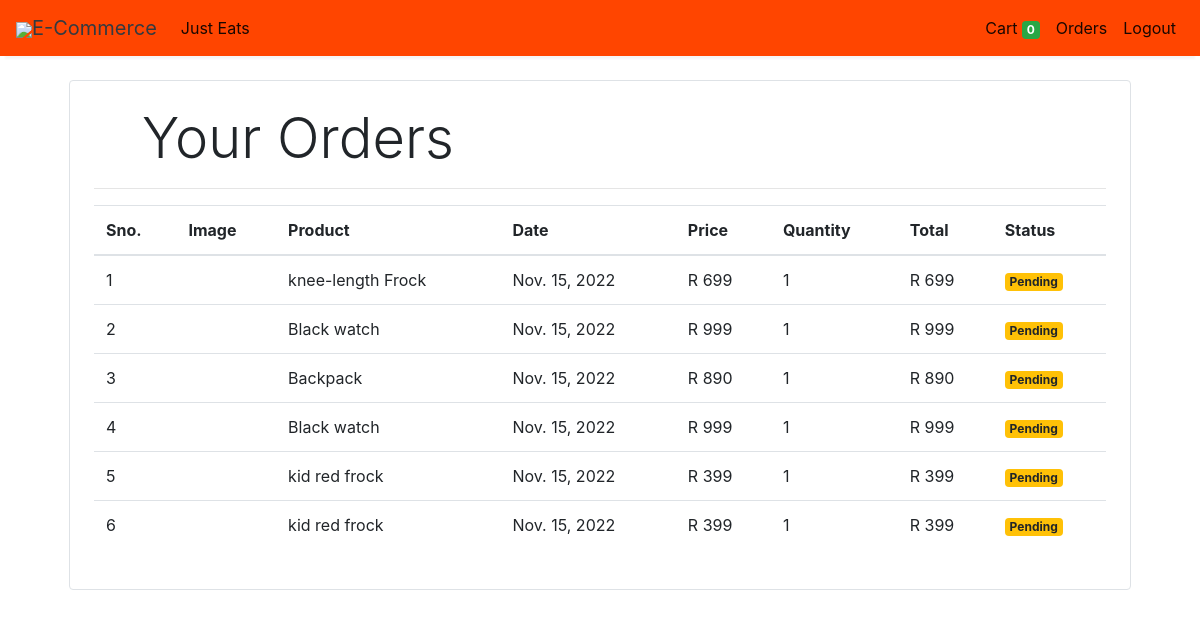
The app's page /orders (signed in), older data.
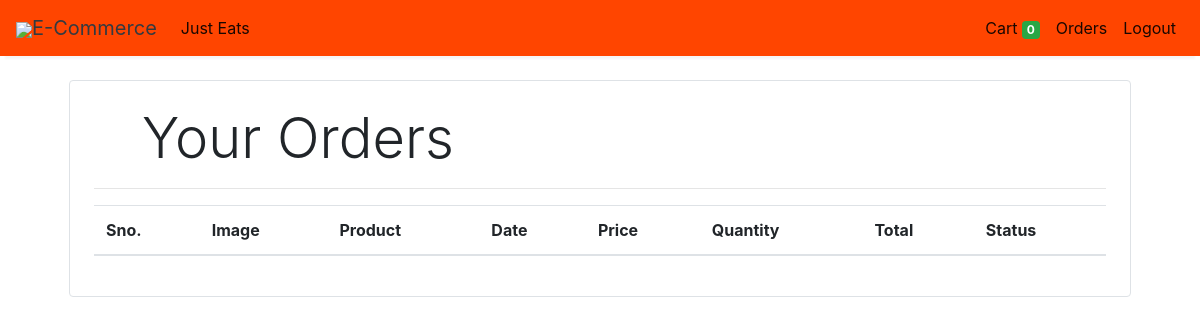
The same page, newer data.
### store/models/orders.py (models this page shows, shortened)
class Order(models.Model):
    product = models.ForeignKey(Products,
                                on_delete=models.CASCADE)
    customer = models.ForeignKey(Customer,
                                 on_delete=models.CASCADE)
    quantity = models.IntegerField(default=1)
    price = models.IntegerField()
    address = models.CharField (max_length=50, default='', blank=True)
    phone = models.CharField (max_length=50, default='', blank=True)
    date = models.DateField (default=datetime.datetime.today)
    status = models.BooleanField (default=False)
    @staticmethod
    def get_orders_by_customer(customer_id):
        return Order.objects.filter(customer=customer_id).order_by('-date')

### store/models/product.py (models this page shows, shortened)
class Products(models.Model):
    name = models.CharField(max_length=60)
    price= models.IntegerField(default=0)
    category= models.ForeignKey(Category,on_delete=models.CASCADE,default=1 )
    description= models.CharField(max_length=250, default='', blank=True, null= True)
    image= models.ImageField(upload_to='uploads/products/')

### store/middlewares/auth.py (the view)
    def middleware(request):
        print(request.session.get('customer'))
        returnUrl = request.META['PATH_INFO']
        print(request.META['PATH_INFO'])
        if not request.session.get('customer'):
           return redirect(f'login?return_url={returnUrl}')
        response = get_response(request)
        return response

### store/templatetags/custom_filter.py (called while the page is built)
@register.filter(name='currency')
def currency(number):
    return "R "+str(number)

@register.filter(name='multiply')
def multiply(number , number1):
    return number * number1

### store/views/orders.py (called while the page is built)
    def get(self , request ):
        customer = request.session.get('customer')
        orders = Order.get_orders_by_customer(customer)
        print(orders)
        return render(request , 'orders.html'  , {'orders' : orders})

### store/templates/orders.html
{% extends 'base.html' %}
{% block content %}
{% load cart %}
{% load custom_filter %}
<div class="container">
   <div class="border rounded p-4 m-4">
        <p class="display-4 pl-4 ml-4">Your Orders</p>
        <hr>
        <table class="table">
            <thead>
                <tr>
                    <th>Sno.</th>
                    <th>Image</th>
                    <th>Product</th>
                    <th>Date</th>
                    <th>Price</th>
                    <th>Quantity</th>
                    <th>Total</th>
                    <th>Status</th>
                </tr>
            </thead>
            <tbody>
                {% for order in orders %}
                <tr>
                    <td>{{forloop.counter}}</td>
                    <td><img style="height: 80px;" class="rounded-circle" src="{{order.product.image.url}}" alt=""></td>
                    <td>{{order.product.name}}</td>
                    <td>{{order.date}}</td>
                    <td>{{order.price|currency}}</td>
                    <td>{{order.quantity}}</td>
                    <td>{{order.quantity|multiply:order.price|currency}}</td>
                    {% if order.status %}
                    <td><small class="badge badge-success">Completed</small></td>
                    {%else%}
                    <td><small class="badge badge-warning">Pending</small></td>
                    {% endif %}
                </tr>
                {% endfor %}
            </tbody>
        </table>
   </div>
</div>
{% endblock %}

Row changes from the older to the newer data that the page shows:
removed Order: product.name "knee-length Frock", date "Nov. 15, 2022", price "R 699", quantity "1", quantity|multiply "R 699", status "Pending"
removed Order: product.name "Black watch", date "Nov. 15, 2022", price "R 999", quantity "1", quantity|multiply "R 999", status "Pending"
removed Order: product.name "Backpack", date "Nov. 15, 2022", price "R 890", quantity "1", quantity|multiply "R 890", status "Pending"
removed Order: product.name "Black watch", date "Nov. 15, 2022", price "R 999", quantity "1", quantity|multiply "R 999", status "Pending"
removed Order: product.name "kid red frock", date "Nov. 15, 2022", price "R 399", quantity "1", quantity|multiply "R 399", status "Pending"
removed Order: product.name "kid red frock", date "Nov. 15, 2022", price "R 399", quantity "1", quantity|multiply "R 399", status "Pending"
